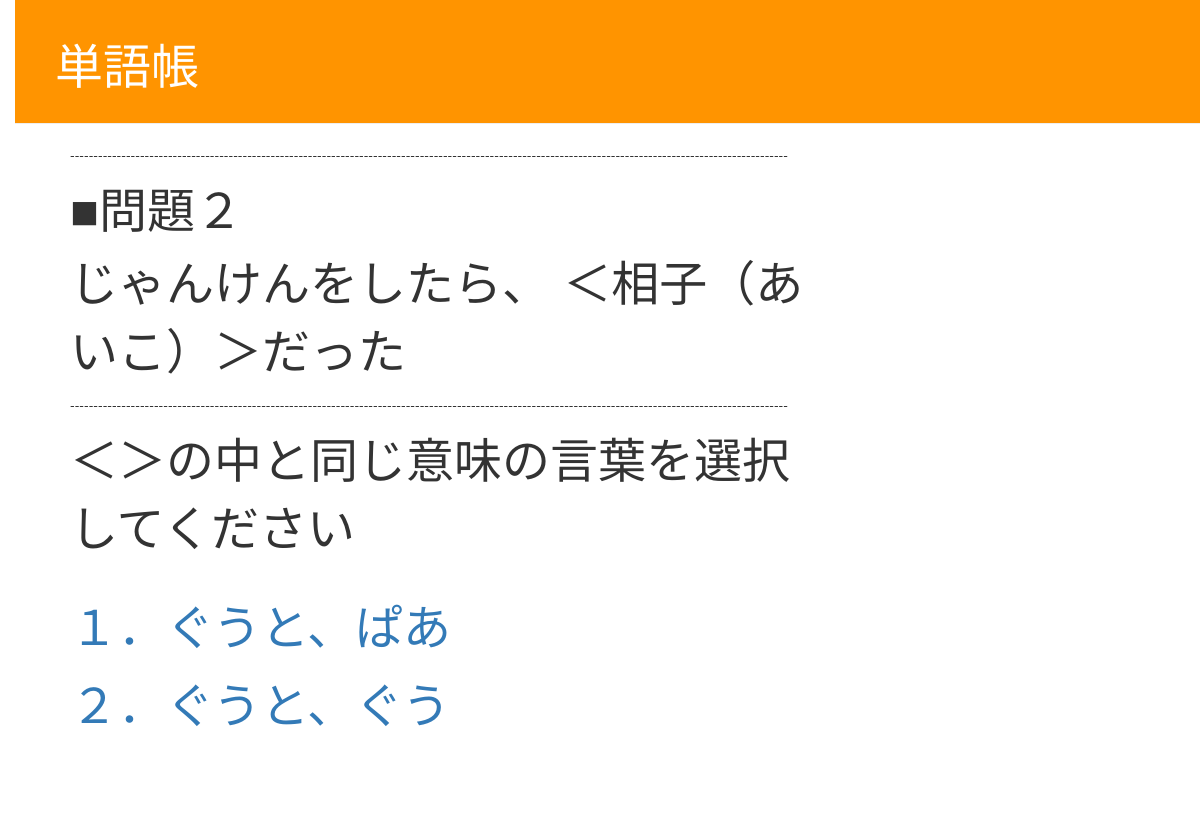
The page /post/3/ on the database as committed earlier.
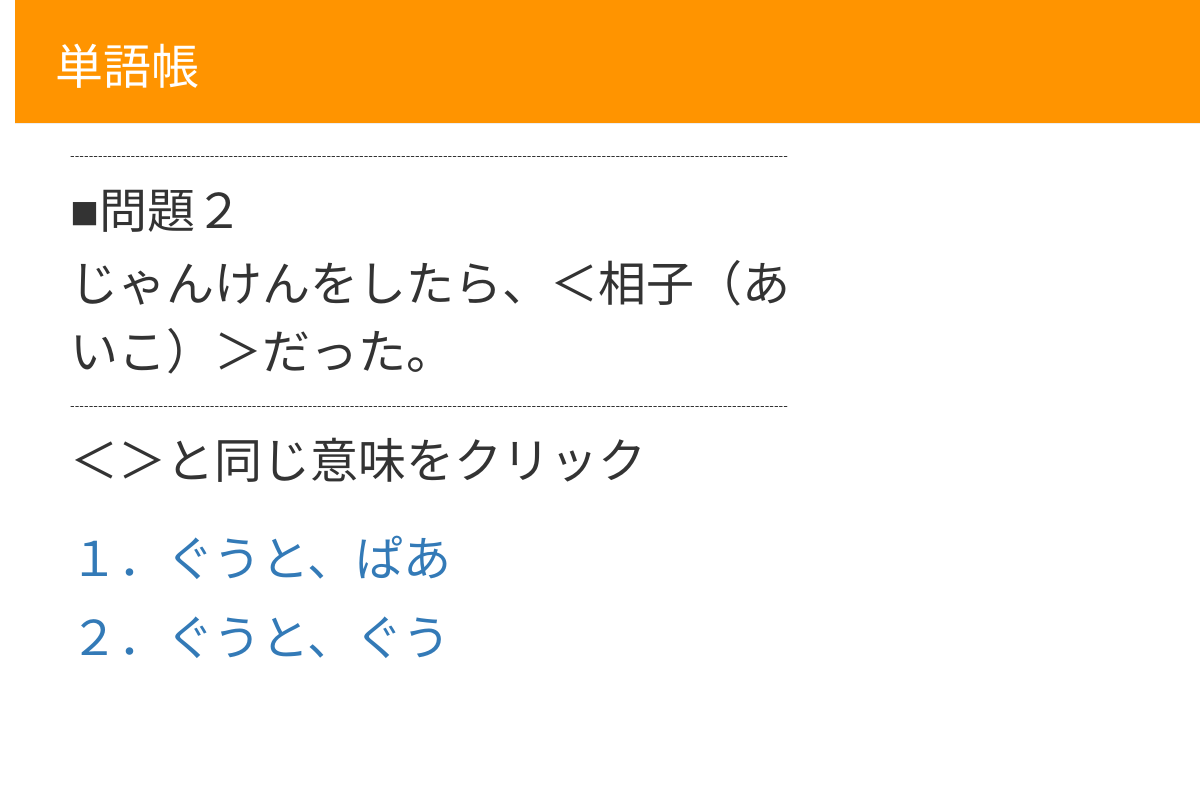
The same page on the database as committed later.
### blog/models.py (models this page shows, shortened)
class Post(models.Model):
    author = models.ForeignKey('auth.User', on_delete=models.CASCADE)
    number = models.CharField(max_length=200,null=True)
    title = models.TextField(null=True)
    text = models.TextField()
    answer1 = models.TextField(null=True)
    answer2 = models.TextField(null=True)
    created_date = models.DateTimeField(default=timezone.now)
    published_date = models.DateTimeField(blank=True, null=True)

### blog/views.py (the view)
# urls.py: path('post/<int:pk>/', views.post_detail, name='post_detail'),
def post_detail(request, pk):
    post = get_object_or_404(Post, pk=pk)
    return render(request, 'blog/post_detail.html', {'post': post})

### blog/templates/blog/post_detail.html (shortened to what this page needs)
{% extends 'blog/base.html' %}
{% block content %}
<div class="post">
  <p class="mb2">----------------------------------------------------------------------------------------------------------------------------------------------------------</p>
  <h1><font size="20">■{{ post.number }}</font></h1>
  <p class="mb10"><font size="20">{{ post.title }}</font></p>
  <p class="mb2">----------------------------------------------------------------------------------------------------------------------------------------------------------</p>
  <p><font size="15">{{ post.text|linebreaksbr }}</font></p>
　{% ifequal post.pk 3 %}
    <p><font size="20"><a href="{% url 'post_miss1' pk=post.pk %}">{{ post.answer1|linebreaksbr }}</a></font><p>
    <p><font size="20"><a href="{% url 'post_right1'  pk=post.pk %}">{{ post.answer2|linebreaksbr }}</a></font><p>
  {% endifequal %}
</div>
{% endblock %}

Rows that differ between the two databases and show on the page:
changed Post "問題２": title "じゃんけんをしたら、 ＜相子（あいこ）＞だった" → "じゃんけんをしたら、＜相子（あいこ）＞だった。"; text "＜＞の中と同じ意味の言葉を選択してください" → "＜＞と同じ意味をクリック"
